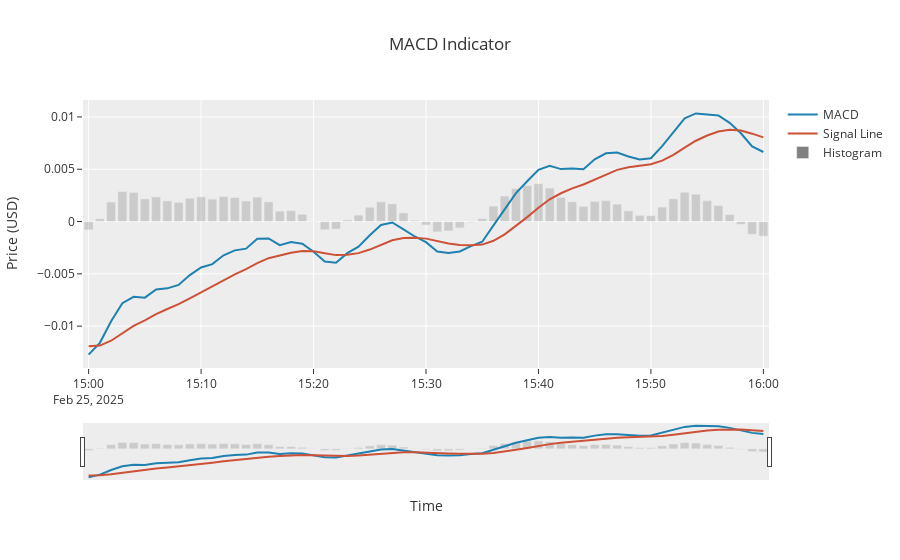

The code cell stored with this chart in its notebook:
### Code cell
last_60_minutes(xrp_prices)
